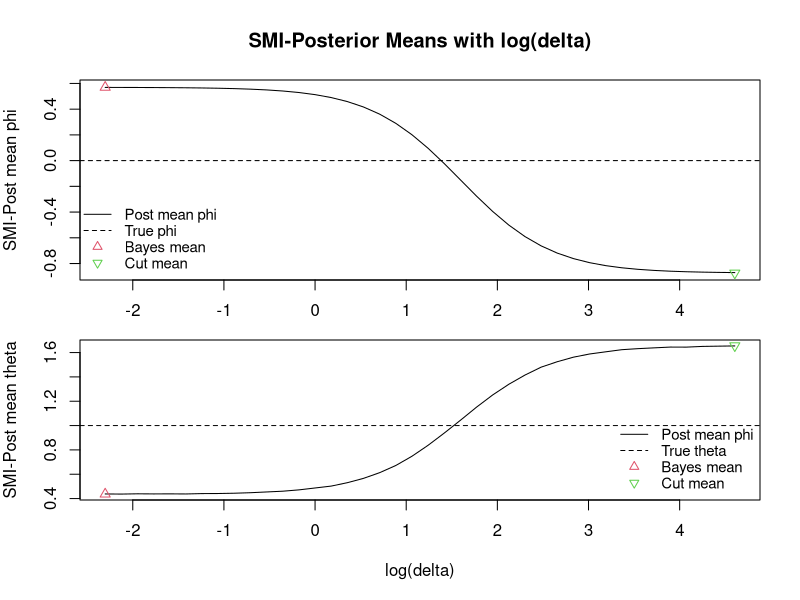
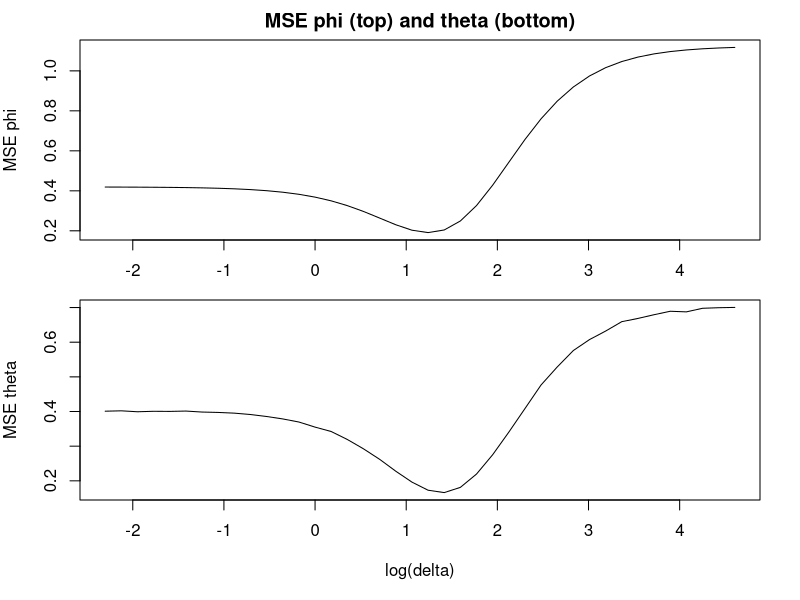
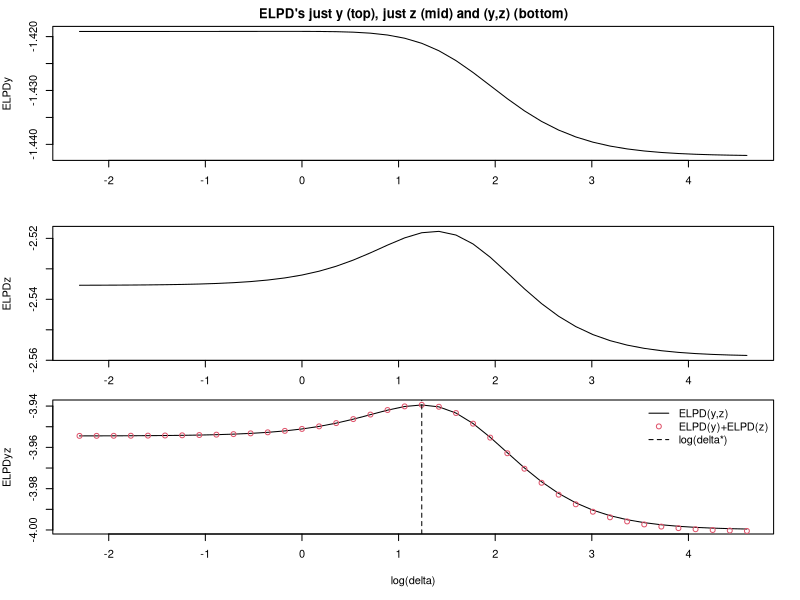
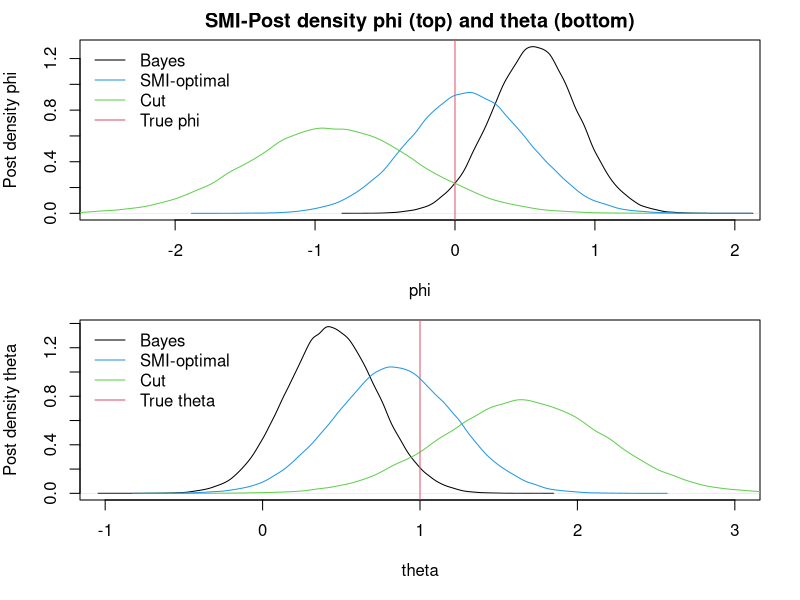
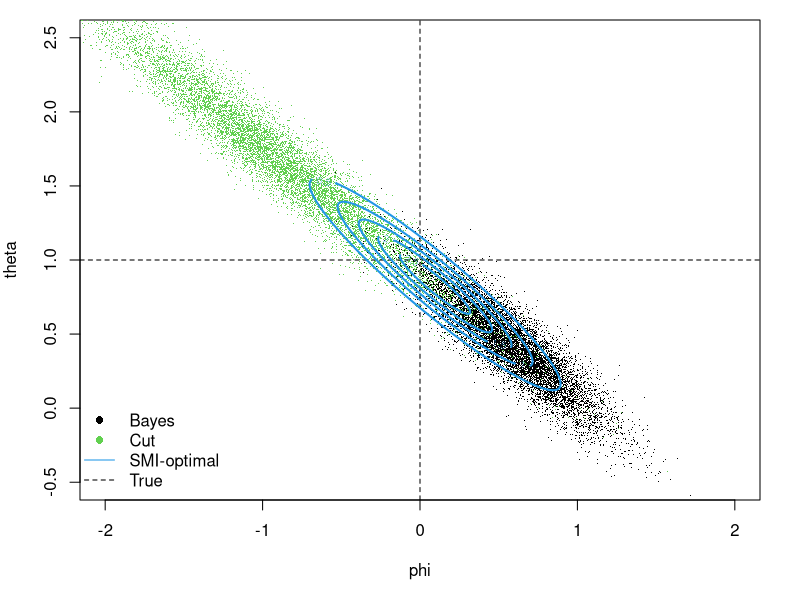

Reproduce these figures in R, in order.
#Here is the code to produce figures 2 and 3 in section 5.1 of the paper
#"Valid belief updates for prequentially additive loss functions arising in Semi-Modular Inference"
#Geoff K. Nicholls, Jeong Eun Lee, Chieh-Hsi Wu and Chris U. Carmona
#(2022)
#
###################################################################
setwd("~/collab - Kate/delta-SMI-repository")
#pdf(file="simple-normal-example.pdf",paper="a4")

rm(list=ls())
set.seed(6) # tried 1-6 wanted good separation of the cut and Bayes - slightly dodgy 
#but we were explicit about this in the paper


#true observation model for Y (is same as fitted)
yim <- function(phi,theta,s,n){
  return(rnorm(n,theta+phi,s))
}

#ditto Z
zim <- function(phi,s,n){
  return(rnorm(n,phi,s))
}

#sd for normal prior for theta
s.theta=0.33 #quite extreme

#observation model setup and data
n=50; m=n/2; sy=1; sz=3 
phi_T=0; theta_T=1
yobs <- yim(phi=phi_T,theta=theta_T,s=sy,n); 
zobs <- zim(phi=phi_T,s=sz,m); 

 
T.sim=1e5 #the number of samples of each posterior in scatter plot fig 2 and in estimating the posterior mean square error fig 3 top right 
v.gam <- 0.1*1000^seq(from=0,to=1,length.out=40); #these are the delta values considered - when we find delta^* we chose the one with the largest ELPD_z
n.gam=length(v.gam) #in this setting v.gam[1] should be a decent approx to Bayes and v.gam[n.gam] should give cut (to a decent approx)
PHI=THETA=matrix(NA,T.sim,n.gam) #save posterior samples

#calculate the posteriors analyticaly as simple normal - seee qns bottom page 16 top 17 of arXiv version
my=mean(yobs)
mz=mean(zobs)
rho=(s.theta^2/(s.theta^2+sy^2/n))
s.thGphY=1/sqrt(n/sy^2+1/s.theta^2)
s.delta=mu.delta=matrix(NA,n.gam,1)

#smi-abc posterior simulation - go through each of the delta values (confusingly called v.gam)
for (j in 1:n.gam) {
  delta=v.gam[j]
  lam=(m/sz^2)/((m/sz^2)+ (n/(sy^2+delta^2+n*s.theta^2)))
  s.delta[j]=sz*sqrt(lam/m)
  mu.delta[j]=lam*mz+(1-lam)*my
  PHI[,j]=rnorm(T.sim,mean=mu.delta[j],sd=s.delta[j]) #we need sampled phi's to sample theta - could calculate theta marginal
  mu.thGphY=rho*(my-PHI[,j])
  THETA[,j]=rnorm(T.sim,mean=mu.thGphY,sd=s.thGphY) #nested monte carlo
}
 
#taking the limit delta->0 and delta->infty respectively
#full bayes  
lam.bayes=(m/sz^2)/((m/sz^2)+ (n/(sy^2+n*s.theta^2)))
s.bayes.phi=sz*sqrt(lam.bayes/m)
mu.bayes.phi=lam.bayes*mz+(1-lam.bayes)*my
PHI.BAYES=rnorm(T.sim,mean=mu.bayes.phi,sd=s.bayes.phi) #we need sampled phi's to sample theta - could calculate theta marginal
mu.thGphY=rho*(my-PHI.BAYES)
THETA.BAYES=rnorm(T.sim,mean=mu.thGphY,sd=s.thGphY) #this stuff doesnt change

#full cut  
s.cut.phi=sz/sqrt(m)
mu.cut.phi=mz
PHI.CUT=rnorm(T.sim,mean=mu.cut.phi,sd=s.cut.phi) #we need sampled phi's to sample theta - could calculate theta marginal
mu.thGphY=rho*(my-PHI.CUT)
THETA.CUT=rnorm(T.sim,mean=mu.thGphY,sd=s.thGphY) #this stuff doesnt change


#means of phi and theta as delta varies
#plot(log(v.gam),apply(PHI,2,mean)); #we dont need this as we have the formula
par(mfrow=c(2,1));
par(mar=c(1,4,4,2))
plot(log(v.gam),mu.delta,type='l',xlab='',ylab="SMI-Post mean phi",main="SMI-Posterior Means with log(delta)"); 
points(log(v.gam[1]),mu.bayes.phi,pch=2,col=2);points(log(v.gam[n.gam]),mu.cut.phi,pch=6,col=3)
abline(h=phi_T,lty=2)
legend('bottomleft',y.intersp=0.9,cex=0.9,bty="n",col=c(1,1,2,3),lty=c(1,2,NA,NA),pch=c(NA,NA,2,6),legend=c("Post mean phi","True phi","Bayes mean","Cut mean"))
par(mar=c(5,4,2,2))
plot(log(v.gam),apply(THETA,2,mean),type='l',xlab="log(delta)",ylab="SMI-Post mean theta"); 
points(log(v.gam[1]),mean(THETA.BAYES),pch=2,col=2); points(log(v.gam[n.gam]),mean(THETA.CUT),pch=6,col=3)
abline(h=theta_T,lty=2)
legend('bottomright',y.intersp=0.9,cex=0.9,bty="n",col=c(1,1,2,3),lty=c(1,2,NA,NA),pch=c(NA,NA,2,6),legend=c("Post mean phi","True theta","Bayes mean","Cut mean"))

#MSE's 
par(mfrow=c(2,1));
par(mar=c(3,4,2,2))
plot(log(v.gam),(mu.delta-phi_T)^2+s.delta^2,type='l',xlab='',ylab="MSE phi",main="MSE phi (top) and theta (bottom)")
par(mar=c(5,4,0,2))
plot(log(v.gam),(apply(THETA,2,mean)-theta_T)^2+apply(THETA,2,sd)^2,type='l',xlab="log(delta)",ylab="MSE theta")


####
#important bits now - calculate the exact ELPD

#exact ELPD - just y - formula item (10) in notes
par(mfrow=c(3,1));
par(mar=c(3,4,2,2))
s1.sq=(1-rho)^2*s.delta^2+s.thGphY^2+sy^2
mu1=mu.delta*(1-rho)+rho*my
ELPDy=-(1/2)*log(2*pi)-(1/2)*log(s1.sq)-sy^2/(2*s1.sq)-(phi_T+theta_T-mu1)^2/(2*s1.sq)
plot(log(v.gam),ELPDy,type='l',xlab="",main="ELPD's just y (top), just z (mid) and (y,z) (bottom)")

#exact ELPD - just z - forula item (11) in notes
s2.sq=s.delta^2+sz^2
mu2=mu.delta
ELPDz=-(1/2)*log(2*pi)-(1/2)*log(s2.sq)-sz^2/(2*s2.sq)-(phi_T-mu2)^2/(2*s2.sq)
plot(log(v.gam),ELPDz,type='l',xlab="")

#exact ELPD - full elpd y and z - formula end of item (12) in notes
a=s1.sq; b=(1-rho)*s.delta^2; d=s2.sq; e=mu1; f=mu2
Delta=a*d-b^2
expr1=Delta^(-1)*(d*sy^2+d*(phi_T+theta_T-e)^2-2*b*(phi_T+theta_T-e)*(phi_T-f)+a*sz^2+a*(phi_T-f)^2)
ELPDyz=-(1/2)*expr1-(1/2)*log(Delta)-log(2*pi)
par(mar=c(5,4,0,2))
plot(log(v.gam),ELPDyz,type='l',xlab="log(delta)")
points(log(v.gam),ELPDz+ELPDy,col=2) #after all that calculation the ELPD joint for y and z is basicly equal ELPDy+ELPDz
which.delta=which.max(ELPDyz)
delta.star=v.gam[which.delta]
eta.star=sy^2/(sy^2+delta.star^2) #for comparison with eta-SMI
abline(v=log(delta.star),lty=2)
legend('topright',bty="n",col=c(1,2,1),lty=c(1,NA,2),pch=c(NA,1,NA),legend=c("ELPD(y,z)","ELPD(y)+ELPD(z)","log(delta*)"))

#density at cut and post
par(mfrow=c(2,1));
par(mar=c(4,4,2,2))
plot(density(PHI.BAYES),xlab="phi",ylab="Post density phi",main="SMI-Post density phi (top) and theta (bottom)",xlim=c(-2.5,2)); 
lines(density(PHI.CUT),col=3); abline(v=phi_T,col=2)
lines(density(PHI[,which.delta]),col=4)
legend('topleft',bty="n",col=c(1,4,3,2),lty=c(1,1,1,1),legend=c("Bayes","SMI-optimal","Cut","True phi"))
par(mar=c(5,4,1,2))
plot(density(THETA.BAYES),xlab="theta",ylab="Post density theta",main="",xlim=c(-1,3)); 
lines(density(THETA.CUT),col=3); abline(v=theta_T,col=2)
lines(density(THETA[,which.delta]),col=4)
legend('topleft',bty="n",col=c(1,4,3,2),lty=c(1,1,1),legend=c("Bayes","SMI-optimal","Cut","True theta"))

#joint dbns
par(mfrow=c(1,1))
#plot(PHI[1:(T.sim/10),which.delta],THETA[1:(T.sim/10),which.delta],col=2,xlab="phi",ylab="theta",pch=1)
#points(PHI.BAYES[1:(T.sim/10)],THETA.BAYES[1:(T.sim/10)],col=1,pch=1)
plot(PHI.BAYES[1:(T.sim/10)],THETA.BAYES[1:(T.sim/10)],col=1,pch='.',xlab="phi",ylab="theta",xlim=c(-2,2),ylim=c(-0.5,2.5))
points(PHI.CUT[1:(T.sim/10)],THETA.CUT[1:(T.sim/10)],col=3,pch='.')
abline(v=phi_T,h=theta_T,lty=2)

pi.smi<-function(delta,theta,phi){
  #SMI-ABC joint posterior
  rho=(s.theta^2/(s.theta^2+sy^2/n))
  s.thGphY=1/sqrt(n/sy^2+1/s.theta^2)
  lam=(m/sz^2)/((m/sz^2)+ (n/(sy^2+delta^2+n*s.theta^2)))
  s.delta=sz*sqrt(lam/m)
  mu.delta=lam*mz+(1-lam)*my
    PHI.d=dnorm(phi,mean=mu.delta,sd=s.delta) #we need sampled phi's to sample theta - could calculate theta marginal
    mu.thGphY=rho*(my-phi)
    THETA.d=dnorm(theta,mean=mu.thGphY,sd=s.thGphY)
    return(THETA.d*PHI.d)
}

M=300; u=seq(-2,2,length.out=M); v=seq(-0.5,2.5,length.out=M); z=matrix(NA,M,M); 
for (i in 1:M) { 
  for (j in 1:M) { 
    z[i,j]=pi.smi(delta.star,v[j],u[i])
  } 
}
contour(u,v,z,col=4,nlevels=7,add=T,lwd=2)
legend('bottomleft',bty='n',lty = c(NA,NA,1,2),pch=c(16,16,NA,NA),col = c(1,3,4,1),legend=c("Bayes","Cut","SMI-optimal","True"))

#dev.off()

##############
# pdfs for paper

#Fig 3 left column - marginal posterior density at cut, selected delta*-SMI and post
pdf('NormEx-MarginalDenisties.pdf')
par(mfrow=c(2,1));
par(mar=c(3.5,4,1,2))
plot(density(PHI.BAYES),xlab="",ylab="Post density phi",main="",xlim=c(-2.5,2)); 
title(xlab="phi", line=2)
lines(density(PHI.CUT),col=3); abline(v=phi_T,col=2)
lines(density(PHI[,which.delta]),col=4)
legend('topleft',bty="n",col=c(1,4,3,2),lty=c(1,1,1,1),legend=c("Bayes","SMI-optimal","Cut","True phi"))
par(mar=c(3.5,4,1,2))
plot(density(THETA.BAYES),xlab="",ylab="Post density theta",main="",xlim=c(-1,3)); 
title(xlab="theta", line=2)
lines(density(THETA.CUT),col=3); abline(v=theta_T,col=2)
lines(density(THETA[,which.delta]),col=4)
legend('topleft',bty="n",col=c(1,4,3,2),lty=c(1,1,1),legend=c("Bayes","SMI-optimal","Cut","True theta"))
dev.off()

#Fig 3 right column - MSE & exact ELPD_{y,z}
#MSE
pdf("NormEx-MSE-ELPD.pdf")
par(mfrow=c(2,1));
par(mar=c(3,4,1,2))
plot(log(v.gam),(mu.delta-phi_T)^2+s.delta^2,type='l',xlab='',ylab="PMSE",ylim=c(0.1,0.8))
lines(log(v.gam),(apply(THETA,2,mean)-theta_T)^2+apply(THETA,2,sd)^2,lty=2)
legend('bottomright',bty="n",col=c(1,1),lty=c(1,2),pch=c(NA,NA),legend=c("PMSE phi","PMSE theta"))
#exact ELPD - full elpd y and z - formula end of item (12) in notes
a=s1.sq; b=(1-rho)*s.delta^2; d=s2.sq; e=mu1; f=mu2
Delta=a*d-b^2
expr1=Delta^(-1)*(d*sy^2+d*(phi_T+theta_T-e)^2-2*b*(phi_T+theta_T-e)*(phi_T-f)+a*sz^2+a*(phi_T-f)^2)
ELPDyz=-(1/2)*expr1-(1/2)*log(Delta)-log(2*pi)
par(mar=c(3.5,4,0.5,2))
plot(log(v.gam),ELPDyz,type='l',xlab="")
title(xlab="log(delta)", line=2)
#points(log(v.gam),ELPDz+ELPDy,col=2) #after all that calculation the ELPD joint for y and z is basicly equal ELPDy+ELPDz
which.delta=which.max(ELPDyz)
delta.star=v.gam[which.delta]
abline(v=log(delta.star),lty=2)
legend('topright',bty="n",col=c(1,1),lty=c(1,2),pch=c(NA,NA),legend=c("ELPD(y,z)","log(delta*)"))
dev.off()

#Fig 1 - scatter plot of theta v. phi
#joint dbns
pdf("NormEx-Scatter.pdf")
par(mfrow=c(1,1))
par(mar=c(4,4,2,2))
#plot(PHI[1:(T.sim/10),which.delta],THETA[1:(T.sim/10),which.delta],col=2,xlab="phi",ylab="theta",pch=1)
#points(PHI.BAYES[1:(T.sim/10)],THETA.BAYES[1:(T.sim/10)],col=1,pch=1)
plot(PHI.BAYES[1:(T.sim/10)],THETA.BAYES[1:(T.sim/10)],col=1,pch='.',xlab="",ylab="",xlim=c(-2.5,2),ylim=c(-0.5,3.0))
title(xlab="phi", ylab="theta",line=2.5)

points(PHI.CUT[1:(T.sim/10)],THETA.CUT[1:(T.sim/10)],col=3,pch='.')
abline(v=phi_T,h=theta_T,lty=2)

M=300; u=seq(-2,2,length.out=M); v=seq(-0.5,2.5,length.out=M); z=matrix(NA,M,M); 
for (i in 1:M) { 
  for (j in 1:M) { 
    z[i,j]=pi.smi(delta.star,v[j],u[i])
  } 
}
contour(u,v,z,col=4,nlevels=7,add=T,lwd=2)
legend('bottomleft',bty='n',lty = c(NA,NA,1,2),pch=c(16,16,NA,NA),col = c(1,3,4,1),legend=c("Bayes","Cut","SMI-optimal","True"))
dev.off()
